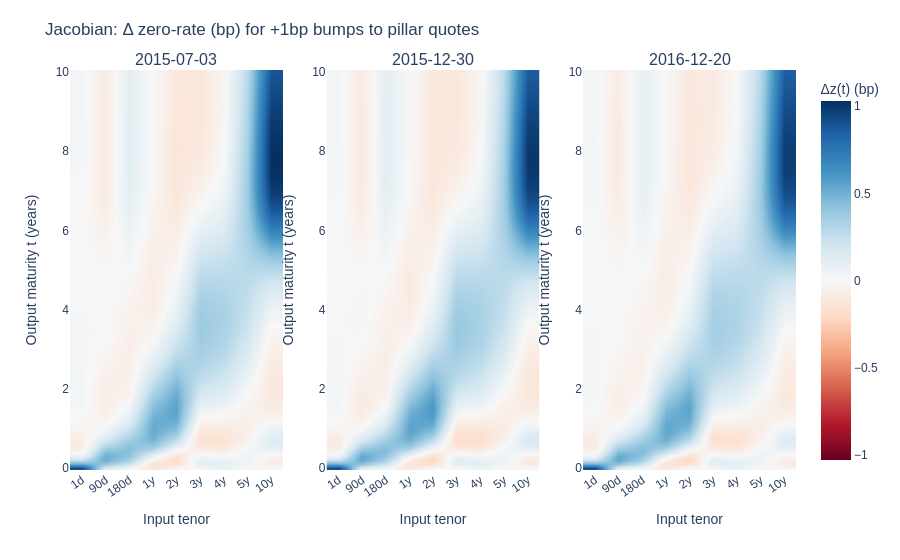

Notebook code cell kept with this figure:
### Markdown cell above
Now we compute the Jacobian of the implied zero rates with respect to the input swap rates. We can see whether each pillar quote produces a *local and sensible* influence on the zero curve (e.g., short-tenor bumps affecting mostly the short end, longer tenors driving the long end).

### Code cell
t_grid = np.linspace(1/360, 10.0, 100)
fig = plot_jacobian(model, test_market_rates_df, t_grid=t_grid, dates=dates)
fig.show()

### Figure 1 — Plotly figure (JSON) as saved in the notebook; plotly's stock layout.template omitted (floating-point values rounded to 4 significant figures; data arrays with more than 128 entries replaced by an {"elided": "..."} marker saying what was removed)
{"data": [{"coloraxis": "coloraxis", "hovertemplate": "t=%{y:.3f}y<br>pillar=%{x}<br>Δz(t)=%{z:.3f} bp (per +1bp bump)<extra></extra>", "type": "heatmap", "x": ["1d", "90d", "180d", "1y", "2y", "3y", "4y", "5y", "10y"], "xaxis": "x", "y": [0.002778, 0.1038, 0.2047, 0.3057, 0.4067, 0.5077, 0.6087, 0.7097, 0.8106, 0.9116, 1.013, 1.114, 1.215, 1.316, 1.417, 1.518, 1.618, 1.719, 1.82, 1.921, 2.022, 2.123, 2.224, 2.325, 2.426, 2.527, 2.628, 2.729, 2.83, 2.931, 3.032, 3.133, 3.234, 3.335, 3.436, 3.537, 3.638, 3.739, 3.84, 3.941, 4.042, 4.143, 4.244, 4.345, 4.446, 4.547, 4.648, 4.749, 4.85, 4.951, 5.052, 5.153, 5.254, 5.355, 5.456, 5.557, 5.658, 5.759, 5.86, 5.961, 6.062, 6.163, 6.264, 6.365, 6.466, 6.567, 6.668, 6.769, 6.87, 6.971, 7.072, 7.173, 7.273, 7.374, 7.475, 7.576, 7.677, 7.778, 7.879, 7.98, 8.081, 8.182, 8.283, 8.384, 8.485, 8.586, 8.687, 8.788, 8.889, 8.99, 9.091, 9.192, 9.293, 9.394, 9.495, 9.596, 9.697, 9.798, 9.899, 10.0], "yaxis": "y", "z": {"elided": "100x9 float values"}, "zmax": 1.03, "zmid": 0, "zmin": -1.03, "zsmooth": "best"}, {"coloraxis": "coloraxis", "hovertemplate": "t=%{y:.3f}y<br>pillar=%{x}<br>Δz(t)=%{z:.3f} bp (per +1bp bump)<extra></extra>", "type": "heatmap", "x": ["1d", "90d", "180d", "1y", "2y", "3y", "4y", "5y", "10y"], "xaxis": "x2", "y": [0.002778, 0.1038, 0.2047, 0.3057, 0.4067, 0.5077, 0.6087, 0.7097, 0.8106, 0.9116, 1.013, 1.114, 1.215, 1.316, 1.417, 1.518, 1.618, 1.719, 1.82, 1.921, 2.022, 2.123, 2.224, 2.325, 2.426, 2.527, 2.628, 2.729, 2.83, 2.931, 3.032, 3.133, 3.234, 3.335, 3.436, 3.537, 3.638, 3.739, 3.84, 3.941, 4.042, 4.143, 4.244, 4.345, 4.446, 4.547, 4.648, 4.749, 4.85, 4.951, 5.052, 5.153, 5.254, 5.355, 5.456, 5.557, 5.658, 5.759, 5.86, 5.961, 6.062, 6.163, 6.264, 6.365, 6.466, 6.567, 6.668, 6.769, 6.87, 6.971, 7.072, 7.173, 7.273, 7.374, 7.475, 7.576, 7.677, 7.778, 7.879, 7.98, 8.081, 8.182, 8.283, 8.384, 8.485, 8.586, 8.687, 8.788, 8.889, 8.99, 9.091, 9.192, 9.293, 9.394, 9.495, 9.596, 9.697, 9.798, 9.899, 10.0], "yaxis": "y2", "z": {"elided": "100x9 float values"}, "zmax": 1.03, "zmid": 0, "zmin": -1.03, "zsmooth": "best"}, {"coloraxis": "coloraxis", "hovertemplate": "t=%{y:.3f}y<br>pillar=%{x}<br>Δz(t)=%{z:.3f} bp (per +1bp bump)<extra></extra>", "type": "heatmap", "x": ["1d", "90d", "180d", "1y", "2y", "3y", "4y", "5y", "10y"], "xaxis": "x3", "y": [0.002778, 0.1038, 0.2047, 0.3057, 0.4067, 0.5077, 0.6087, 0.7097, 0.8106, 0.9116, 1.013, 1.114, 1.215, 1.316, 1.417, 1.518, 1.618, 1.719, 1.82, 1.921, 2.022, 2.123, 2.224, 2.325, 2.426, 2.527, 2.628, 2.729, 2.83, 2.931, 3.032, 3.133, 3.234, 3.335, 3.436, 3.537, 3.638, 3.739, 3.84, 3.941, 4.042, 4.143, 4.244, 4.345, 4.446, 4.547, 4.648, 4.749, 4.85, 4.951, 5.052, 5.153, 5.254, 5.355, 5.456, 5.557, 5.658, 5.759, 5.86, 5.961, 6.062, 6.163, 6.264, 6.365, 6.466, 6.567, 6.668, 6.769, 6.87, 6.971, 7.072, 7.173, 7.273, 7.374, 7.475, 7.576, 7.677, 7.778, 7.879, 7.98, 8.081, 8.182, 8.283, 8.384, 8.485, 8.586, 8.687, 8.788, 8.889, 8.99, 9.091, 9.192, 9.293, 9.394, 9.495, 9.596, 9.697, 9.798, 9.899, 10.0], "yaxis": "y3", "z": {"elided": "100x9 float values"}, "zmax": 1.03, "zmid": 0, "zmin": -1.03, "zsmooth": "best"}], "layout": {"annotations": [{"font": {"size": 16}, "showarrow": false, "text": "2015-07-03", "x": 0.1467, "xanchor": "center", "xref": "paper", "y": 1, "yanchor": "bottom", "yref": "paper"}, {"font": {"size": 16}, "showarrow": false, "text": "2015-12-30", "x": 0.5, "xanchor": "center", "xref": "paper", "y": 1, "yanchor": "bottom", "yref": "paper"}, {"font": {"size": 16}, "showarrow": false, "text": "2016-12-20", "x": 0.8533, "xanchor": "center", "xref": "paper", "y": 1, "yanchor": "bottom", "yref": "paper"}], "coloraxis": {"cmax": 1.03, "cmid": 0, "cmin": -1.03, "colorbar": {"title": {"text": "Δz(t) (bp)"}}, "colorscale": [[0, "rgb(103,0,31)"], [0.1, "rgb(178,24,43)"], [0.2, "rgb(214,96,77)"], [0.3, "rgb(244,165,130)"], [0.4, "rgb(253,219,199)"], [0.5, "rgb(247,247,247)"], [0.6, "rgb(209,229,240)"], [0.7, "rgb(146,197,222)"], [0.8, "rgb(67,147,195)"], [0.9, "rgb(33,102,172)"], [1, "rgb(5,48,97)"]]}, "font": {"family": "Arial", "size": 12}, "margin": {"b": 90, "l": 70, "r": 40, "t": 70}, "title": {"text": "Jacobian: Δ zero-rate (bp) for +1bp bumps to pillar quotes"}, "xaxis": {"anchor": "y", "automargin": true, "categoryarray": ["1d", "90d", "180d", "1y", "2y", "3y", "4y", "5y", "10y"], "categoryorder": "array", "domain": [0, 0.2933], "gridcolor": "rgba(0,0,0,0.15)", "showgrid": true, "tickangle": -35, "tickfont": {"size": 12}, "title": {"text": "Input tenor"}, "type": "category"}, "xaxis2": {"anchor": "y2", "automargin": true, "categoryarray": ["1d", "90d", "180d", "1y", "2y", "3y", "4y", "5y", "10y"], "categoryorder": "array", "domain": [0.3533, 0.6467], "gridcolor": "rgba(0,0,0,0.15)", "showgrid": true, "tickangle": -35, "tickfont": {"size": 12}, "title": {"text": "Input tenor"}, "type": "category"}, "xaxis3": {"anchor": "y3", "automargin": true, "categoryarray": ["1d", "90d", "180d", "1y", "2y", "3y", "4y", "5y", "10y"], "categoryorder": "array", "domain": [0.7067, 1], "gridcolor": "rgba(0,0,0,0.15)", "showgrid": true, "tickangle": -35, "tickfont": {"size": 12}, "title": {"text": "Input tenor"}, "type": "category"}, "yaxis": {"anchor": "x", "domain": [0, 1], "title": {"text": "Output maturity t (years)"}}, "yaxis2": {"anchor": "x2", "domain": [0, 1], "title": {"text": "Output maturity t (years)"}}, "yaxis3": {"anchor": "x3", "domain": [0, 1], "title": {"text": "Output maturity t (years)"}}}}
